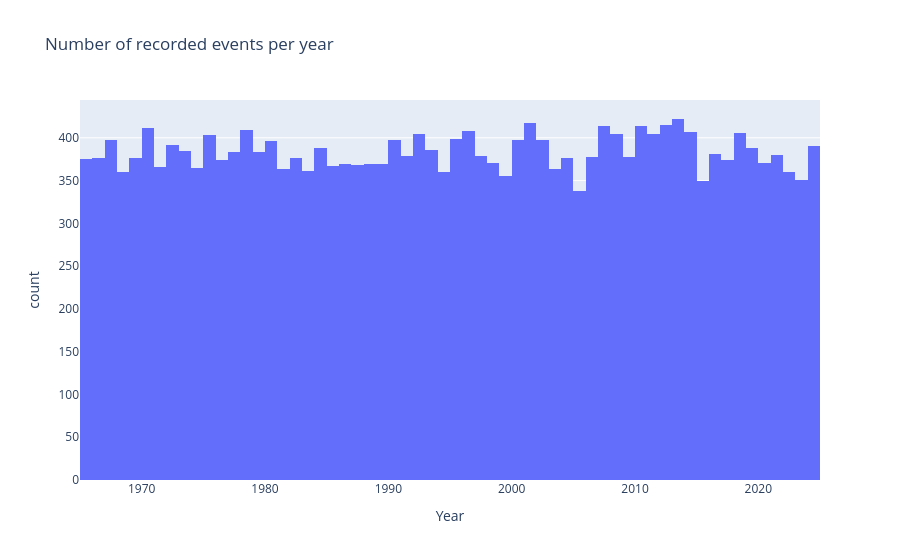

Here is the notebook cell this chart was saved with:
### Markdown cell above
## Task 3: Plot the number of events over time

The risk team's first question is simple: how many events do we record each year? A histogram with one bar per year answers this directly.

Plotly Express handles the binning automatically when the x-axis is a date column. You write one line and get a working chart.

### Instructions

In the next code cell, build a histogram with Plotly Express:

1. Call `px.histogram(...)` and assign the result to a variable called `fig`. Pass these arguments:
   - The DataFrame: `df`.
   - `x="Date"`. Plotly automatically buckets datetime values into yearly bins by default.
   - `title="Number of recorded events per year"`.
   - `labels={"Date": "Year", "count": "Number of events"}`. The `labels` dict renames the axis titles so the chart reads cleanly without needing extra `update_xaxes` calls.
2. Call `fig.show()` to display the chart.

<Note type='tip'>
**Plotly Express vs. Graph Objects.** `px.histogram` is one line and good enough for most cases. When you need extras like a range slider or custom buttons (Tasks 4 and 6), you switch to `go.Figure` and add the building blocks yourself.
</Note>

### Code cell
# your code here
fig = px.histogram(df, x="Date", 
                   title="Number of recorded events per year",
                   labels={"Date": "Year", "count": "Number of events"})
fig.show()

### Figure 1 — Plotly figure (JSON) as saved in the notebook; plotly's stock layout.template omitted (floating-point values rounded to 4 significant figures; data arrays with more than 128 entries replaced by an {"elided": "..."} marker saying what was removed)
{"data": [{"bingroup": "x", "hovertemplate": "Year=%{x}<br>count=%{y}<extra></extra>", "legendgroup": "", "marker": {"color": "#636efa", "pattern": {"shape": ""}}, "name": "", "orientation": "v", "showlegend": false, "type": "histogram", "x": {"elided": "23000 str values"}, "xaxis": "x", "yaxis": "y"}], "layout": {"barmode": "relative", "legend": {"tracegroupgap": 0}, "title": {"text": "Number of recorded events per year"}, "xaxis": {"anchor": "y", "domain": [0, 1], "title": {"text": "Year"}}, "yaxis": {"anchor": "x", "domain": [0, 1], "title": {"text": "count"}}}}
